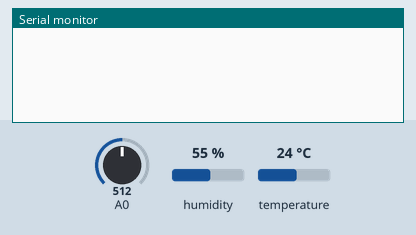
This sketch was run on a simulated ESP8266 (NodeMCU). Shown: the last lines printed to the serial monitor. The inputs (shaded band) are chosen by the test bench; at power-on: humidity 55 %, A0 = 512, temperature 24 °C. WiFi joins after 1.5 s; servers stay silent unless stated.

Above: at 3.0 s.
3.1 s: humidity set to 22 %
At 5.5 s:
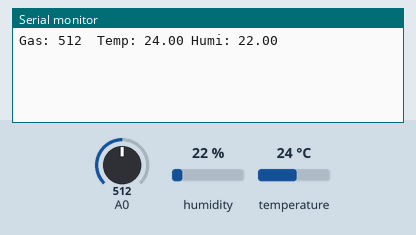
8.3 s: A0 set to 716
At 9.7 s:
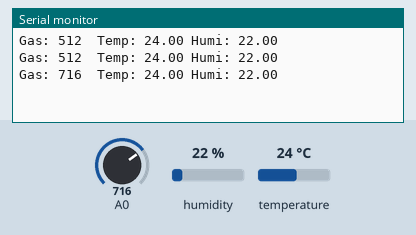
9.8 s: temperature set to 12 °C
11.3 s: A0 set to 900
At 12.4 s:
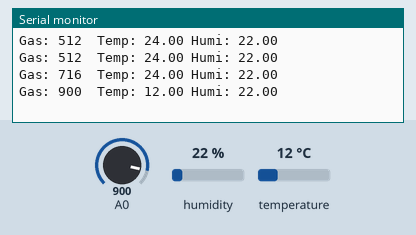
12.8 s: humidity set to 40 %
At 15.1 s:
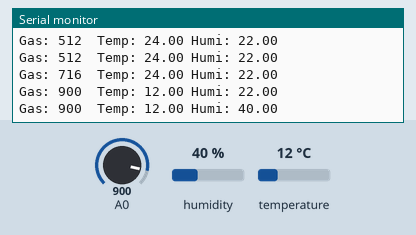
Timing chart, 0 to 15.3 s (numbered marks = the images above; inputs shaded):
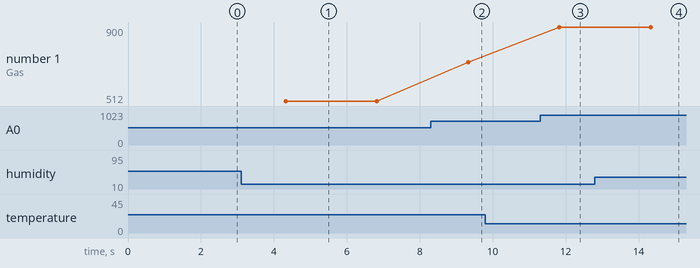

Measured:
- after the input at 3.1 s, the serial monitor: prints a new line after 1.2 s (image 1)
- after the input at 8.3 s, the serial monitor: prints a new line after 1.0 s (image 2)
- after the input at 11.3 s, the serial monitor: prints a new line after 0.53 s (image 3)
- after the input at 12.8 s, the serial monitor: prints a new line after 1.5 s (image 4)
- plotted number 1: 512 → 716 after the input at 8.3 s, 716 → 900 after the input at 11.3 s

The sketch:

blynk_iot.ino
```cpp
#define BLYNK_TEMPLATE_ID "TMPL37DmRuejo"
#define BLYNK_TEMPLATE_NAME "Mini IoT Project"
#define BLYNK_AUTH_TOKEN "EHn2og4rCLN1pGelp-u9uBVlEzoQKwDg"

#include <ESP8266WiFi.h>
#include <BlynkSimpleEsp8266.h>
#include <DHT.h>

#define DHTPIN D4
#define DHTTYPE DHT11

char ssid[] = "nihal";
char pass[] = "nihal123";


DHT dht(DHTPIN, DHTTYPE);
BlynkTimer timer;

void sendSensorData() {
  int gas = analogRead(A0);
  float temp = dht.readTemperature();
  float humi = dht.readHumidity();

  Serial.printf("Gas: %d  Temp: %.2f Humi: %.2f \n", gas,temp,humi);
  Blynk.virtualWrite(V0, gas); Blynk.virtualWrite(V1, temp); Blynk.virtualWrite(V2, humi);

  if (gas  > 100) Blynk.logEvent("gas_alert", "⚠️ Gas Leakage Detected!");
  if (temp > 30) Blynk.logEvent("temp_alert", "⚠️ high Temp Detected!");

}

void setup() {
  Serial.begin(115200);
  dht.begin();
  Blynk.begin(BLYNK_AUTH_TOKEN, ssid, pass);
  timer.setInterval(2500L, sendSensorData);
}

void loop() {
  Blynk.run();
  timer.run();
}
```
